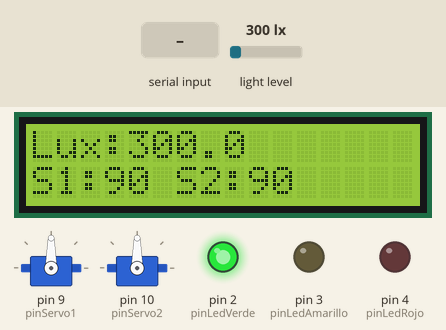
The sketch below on a simulated Arduino Uno, built with avr-gcc and run on an emulated ATmega328P. Parts: 16×2 character LCD, 2 × servo, output pins drawn as LEDs (lit = HIGH). The test bench sets the inputs (shaded band); at power-on: light level 300 lx. What the sketch prints to the serial monitor is not drawn.

Above: at 2.0 s.
2.1 s: "SCAN:\n" received over Serial
At 2.6 s:
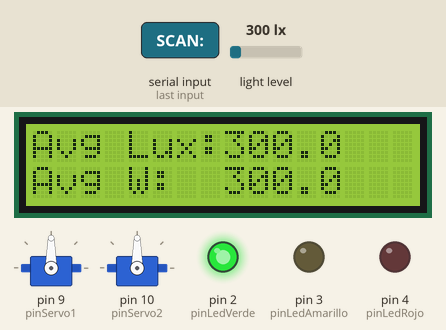
5.2 s: light level set to 54 lx
At 6.1 s:
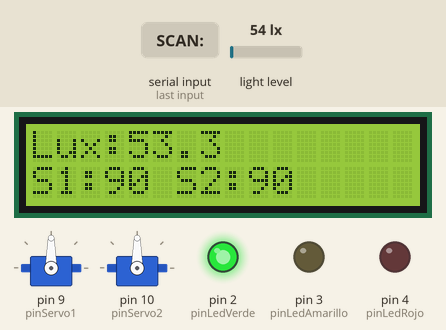
8.3 s: light level set to 45 lx
At 10.3 s:
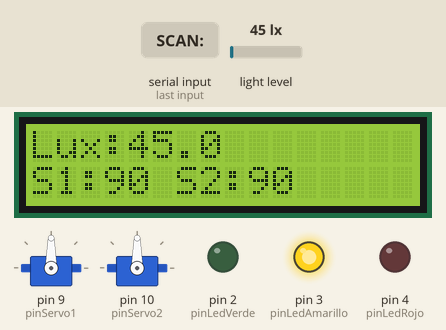
11.4 s: light level set to 1000 lx
At 14.2 s:
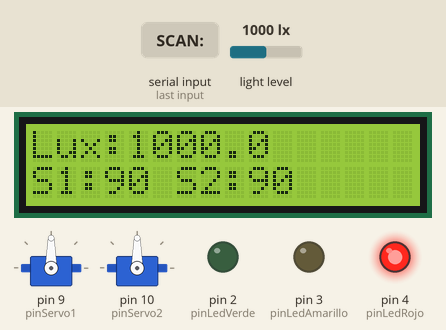
14.5 s: "SCAN:90\n" received over Serial
At 14.6 s:
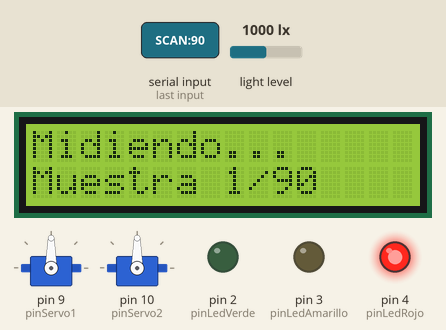
Timing chart, 0 to 17.4 s (numbered marks = the images above; inputs shaded):
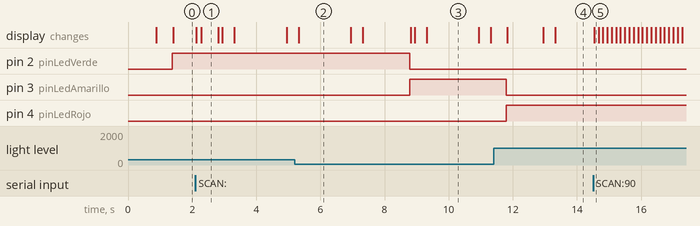

The sketch:

brazo_serial_usb.ino
```cpp
/*
  ============================================================
  brazo_serial_USB.ino   (Arduino UNO R4 WiFi)  -  SIN WiFi
  ============================================================
  Version SOLO por cable USB / Serial, para usar con la app en
  modo "Serial". NO usa WiFiS3 ni servidor TCP, asi se evita el
  pico de corriente del ESP32 que hundia el riel de 5V y corrompia
  la LCD / reiniciaba la placa.

  Compatible con la app (brazo_ctk_v3.py) en modo Serial a 9600 baud.

  Comandos reconocidos (por Serial):
    s1:<deg>,s2:<deg>   -> mueve servos (0..180)
    SCAN:<n>            -> toma n muestras y devuelve promedio
        Respuesta:  SCAN_RESULT:lux_promedio,white_promedio
    THRESH:<low>,<high> -> ajusta umbrales de los LEDs (lux)
        Respuesta:  OK THRESH low,high
    PING               -> responde "PONG"

  LEDs (umbral sobre Lux):
    verde    -> low <= lux <= high
    amarillo -> lux < low
    rojo     -> lux > high

  CONEXIONES:
    A4 (SDA) -> SDA  (VEML7700 y LCD en paralelo)
    A5 (SCL) -> SCL
    5V / GND -> ambos dispositivos
    Servo1   -> D9        Servo2 -> D10
    LED verde -> D2   LED amarillo -> D3   LED rojo -> D4

  LIBRERIAS:
    Adafruit VEML7700 | LiquidCrystal I2C | Wire | Servo
  ============================================================
*/

#include <Wire.h>
#include <Adafruit_VEML7700.h>
#include <LiquidCrystal_I2C.h>
#include <Servo.h>

// ==========================
// Servos
// ==========================
Servo servo1;
Servo servo2;
const int pinServo1 = 9;
const int pinServo2 = 10;

int ultimoS1 = 90;
int ultimoS2 = 90;

// ==========================
// LEDs de umbral
// ==========================
const int pinLedVerde    = 2;
const int pinLedAmarillo = 3;
const int pinLedRojo     = 4;

float luxLow  = 50.0;    // por debajo -> amarillo
float luxHigh = 500.0;   // por encima -> rojo  (entre ambos -> verde)

// ==========================
// Sensor y LCD
// ==========================
Adafruit_VEML7700  veml;
LiquidCrystal_I2C  lcd(0x27, 16, 2);   // cambiar a 0x3F si no responde

bool vemlOk = false;

// ==========================
// Temporizacion
// ==========================
unsigned long ultimaLectura = 0;
const unsigned long INTERVALO_MS = 500;
bool midiendo = false;

unsigned long ultimoIntentoVeml = 0;
const unsigned long REINTENTO_VEML_MS = 2000;

unsigned long ultimoReinitLCD = 0;
const unsigned long REINIT_LCD_MS = 2000;

unsigned long ultimoComandoMs = 0;        // ultimo comando recibido
const unsigned long IDLE_MS = 300;        // mantenimiento solo si brazo quieto

const uint8_t VEML_ADDR = 0x10;   // direccion I2C del VEML7700

// ==========================
// Re-inicializa la LCD (recupera de corrupcion por ruido I2C)
// ==========================
void reinitLCD()
{
  lcd.init();
  lcd.backlight();
}

// ==========================
// Init del VEML7700 (sin bloquear)
// ==========================
bool initVeml()
{
  if (veml.begin()) {
    veml.setGain(VEML7700_GAIN_1);
    veml.setIntegrationTime(VEML7700_IT_100MS);
    return true;
  }
  return false;
}

// ==========================
// El VEML sigue presente en el bus I2C?
// ==========================
bool vemlPresente()
{
  Wire.beginTransmission(VEML_ADDR);
  return (Wire.endTransmission() == 0);
}

// ==========================
// LEDs segun nivel de luminancia
// ==========================
void actualizarLeds(float lux)
{
  digitalWrite(pinLedVerde,    (lux >= luxLow && lux <= luxHigh) ? HIGH : LOW);
  digitalWrite(pinLedAmarillo, (lux < luxLow)                    ? HIGH : LOW);
  digitalWrite(pinLedRojo,     (lux > luxHigh)                   ? HIGH : LOW);
}

// ==========================
// Mostrar en LCD lectura actual + servos
// ==========================
void mostrarSensor()
{
  lcd.setCursor(0, 0);
  if (vemlOk) {
    float lux = veml.readLux();
    actualizarLeds(lux);
    lcd.print("Lux:");
    lcd.print(lux, 1);
    lcd.print("       ");
  } else {
    lcd.print("Sin sensor     ");
  }

  lcd.setCursor(0, 1);
  lcd.print("S1:");
  lcd.print(ultimoS1);
  lcd.print(" S2:");
  lcd.print(ultimoS2);
  lcd.print("    ");
}

// ==========================
// Tomar n mediciones y devolver promedio
// ==========================
void ejecutarScan(int n, int delayMs)
{
  if (n < 1)   n = 1;
  if (n > 200) n = 200;
  if (delayMs < 0)    delayMs = 0;
  if (delayMs > 2000) delayMs = 2000;

  if (!vemlOk) {
    Serial.println("SCAN_RESULT:0,0");   // sin sensor: no hay lectura valida
    lcd.clear();
    lcd.setCursor(0, 0);
    lcd.print("Sin sensor");
    return;
  }

  midiendo = true;

  double sumLux   = 0.0;
  double sumWhite = 0.0;
  int    usados   = 0;
  int    skip     = (n >= 5) ? 1 : 0;   // descartar primera muestra (warm-up)

  lcd.clear();
  lcd.setCursor(0, 0);
  lcd.print("Midiendo...");

  for (int i = 0; i < n; i++)
  {
    float lx = veml.readLux();
    float wh = veml.readWhite();

    if (i >= skip) {
      sumLux   += lx;
      sumWhite += wh;
      usados++;
    }

    // Manda cada muestra cruda de iluminancia a la PC
    Serial.print("SAMPLE:");
    Serial.println(lx, 4);

    lcd.setCursor(0, 1);
    lcd.print("Muestra ");
    lcd.print(i + 1);
    lcd.print("/");
    lcd.print(n);
    lcd.print("   ");

    delay(delayMs);
  }

  double avgLux   = sumLux   / (double)usados;
  double avgWhite = sumWhite / (double)usados;

  actualizarLeds((float)avgLux);

  // Responder a la PC
  Serial.print("SCAN_RESULT:");
  Serial.print(avgLux, 4);
  Serial.print(",");
  Serial.println(avgWhite, 4);

  // Mostrar resultado en LCD
  lcd.clear();
  lcd.setCursor(0, 0);
  lcd.print("Avg Lux:");
  lcd.print(avgLux, 1);
  lcd.setCursor(0, 1);
  lcd.print("Avg W:  ");
  lcd.print(avgWhite, 1);

  midiendo = false;
  ultimaLectura = millis();
}

// ==========================
// Procesar comando serial
// ==========================
void procesarComando(String cmd)
{
  cmd.trim();
  if (cmd.length() == 0) return;

  // -- PING --------------------------------------------------
  if (cmd.equalsIgnoreCase("PING")) {
    Serial.println("PONG");
    return;
  }

  // -- SCAN:<n>[,<delay_ms>] ---------------------------------
  if (cmd.startsWith("SCAN:")) {
    String rest = cmd.substring(5);
    int coma = rest.indexOf(',');
    int n, delayMs = 120;   // default 120 ms entre muestras
    if (coma == -1) {
      n = rest.toInt();
    } else {
      n = rest.substring(0, coma).toInt();
      delayMs = rest.substring(coma + 1).toInt();
    }
    ejecutarScan(n, delayMs);
    return;
  }

  // -- THRESH:<low>,<high> -----------------------------------
  if (cmd.startsWith("THRESH:")) {
    String rest = cmd.substring(7);
    int coma = rest.indexOf(',');
    if (coma == -1) {
      Serial.println("ERR: formato THRESH invalido");
      return;
    }
    float lo = rest.substring(0, coma).toFloat();
    float hi = rest.substring(coma + 1).toFloat();
    if (hi < lo) { float t = lo; lo = hi; hi = t; }
    luxLow  = lo;
    luxHigh = hi;
    Serial.print("OK THRESH ");
    Serial.print(luxLow, 2);
    Serial.print(",");
    Serial.println(luxHigh, 2);
    return;
  }

  // -- Servos ------------------------------------------------
  int idx1 = cmd.indexOf("s1:");
  int idx2 = cmd.indexOf("s2:");

  if (idx1 == -1 || idx2 == -1) {
    Serial.print("ERR: comando no reconocido: ");
    Serial.println(cmd);
    return;
  }

  int commaPos = cmd.indexOf(',', idx1);
  if (commaPos == -1) {
    Serial.println("ERR: formato invalido");
    return;
  }

  int s1 = cmd.substring(idx1 + 3, commaPos).toInt();
  int s2 = cmd.substring(idx2 + 3).toInt();

  s1 = constrain(s1, 0, 180);
  s2 = constrain(s2, 0, 180);

  servo1.write(s1);
  servo2.write(s2);
  ultimoS1 = s1;
  ultimoS2 = s2;
  // Sin respuesta: la app no la lee y acumularla satura el buffer USB (lag).
}

// ==========================
// Setup
// ==========================
void setup()
{
  Serial.begin(9600);
  Serial.setTimeout(50);  // no esperar ~1s por un comando partido
  Wire.begin();
  Wire.setClock(50000);   // 50 kHz: mas tolerante a ruido / cables largos

  pinMode(pinLedVerde,    OUTPUT);
  pinMode(pinLedAmarillo, OUTPUT);
  pinMode(pinLedRojo,     OUTPUT);
  digitalWrite(pinLedVerde,    LOW);
  digitalWrite(pinLedAmarillo, LOW);
  digitalWrite(pinLedRojo,     LOW);

  reinitLCD();
  lcd.setCursor(0, 0);
  lcd.print("Iniciando...");

  // Init del VEML sin bloquear: si falla, sigue y reintenta en el loop
  for (int i = 0; i < 5 && !vemlOk; i++) {
    vemlOk = initVeml();
    if (!vemlOk) delay(200);
  }
  if (!vemlOk) {
    Serial.println("ERR: VEML7700 no encontrado (sigo sin sensor)");
    lcd.setCursor(0, 1);
    lcd.print("Sin sensor     ");
  }

  servo1.attach(pinServo1);
  servo2.attach(pinServo2);
  servo1.write(ultimoS1);
  servo2.write(ultimoS2);

  delay(800);
  lcd.clear();

  Serial.println("Listo. Esperando comandos (Serial)...");
  ultimaLectura     = millis();
  ultimoIntentoVeml = millis();
  ultimoReinitLCD   = millis();
}

// ==========================
// Loop principal
// ==========================
void loop()
{
  // 1) PRIMERO el serial: vaciar TODOS los comandos en cola (hasta un tope)
  //    para que el servo vaya al objetivo mas reciente, sin backlog/lag.
  int procesados = 0;
  while (Serial.available() && procesados < 30) {
    String cmd = Serial.readStringUntil('\n');
    procesarComando(cmd);
    ultimoComandoMs = millis();
    procesados++;
  }

  unsigned long ahora = millis();
  bool idle = (ahora - ultimoComandoMs >= IDLE_MS);

  // 2) Mantenimiento (LCD/sensor) SOLO cuando el brazo esta quieto, para no
  //    robarle tiempo al serial durante una rutina (evita el lag).
  if (!midiendo && idle) {
    if (ahora - ultimoReinitLCD >= REINIT_LCD_MS) {
      reinitLCD();
      ultimoReinitLCD = ahora;
    }

    if (ahora - ultimoIntentoVeml >= REINTENTO_VEML_MS) {
      if (vemlOk && !vemlPresente()) {
        vemlOk = false;
      }
      if (!vemlOk) {
        vemlOk = initVeml();
      }
      ultimoIntentoVeml = ahora;
    }

    if (ahora - ultimaLectura >= INTERVALO_MS) {
      mostrarSensor();
      ultimaLectura = ahora;
    }
  }
}
```

Measured:
- the behaviour switches between 51 and 50 lx on light level (found by bisection; images 2 and 3)
- after the input at 2.1 s, the display: first changes at once (image 1 shows a later state)
- after the input at 5.2 s, the display: changes after 0.12 s (image 2)
- after the input at 8.3 s, pin 2 (pinLedVerde): HIGH → LOW after 0.49 s; pin 3 (pinLedAmarillo): LOW → HIGH after 0.49 s; the display: changes after 0.52 s (image 3)
- after the input at 11.4 s, pin 3 (pinLedAmarillo): HIGH → LOW after 0.39 s; pin 4 (pinLedRojo): LOW → HIGH after 0.39 s; the display: changes after 0.42 s (image 4)
- after the input at 14.5 s, the display: changes at once (image 5)
- what the display in image 1 shows lasts 0.5 s, from 2.3 s to 2.8 s
